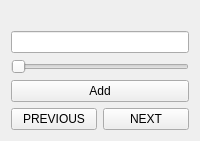
                <widget class="QWidget" name="F1_p4">
                 <layout class="QVBoxLayout" name="verticalLayout_34">
                  <item>
                   <layout class="QVBoxLayout" name="verticalLayout_16">
                    <item>
                     <widget class="QLabel" name="label_40">
                      <property name="styleSheet">
                       <string notr="true">font: 14pt &quot;MS Shell Dlg 2&quot;;</string>
                      </property>
                      <property name="text">
                       <string/>
                      </property>
                      <property name="pixmap">
                       <pixmap resource="f1.qrc">:/newPrefix/skills.jpg</pixmap>
                      </property>
                      <property name="scaledContents">
                       <bool>true</bool>
                      </property>
                      <property name="alignment">
                       <set>Qt::AlignCenter</set>
                      </property>
                     </widget>
                    </item>
                    <item>
                     <widget class="QLineEdit" name="lang_line_edit_f1"/>
                    </item>
                    <item>
                     <widget class="QSlider" name="lang_slider_f1">
                      <property name="maximum">
                       <number>5</number>
                      </property>
                      <property name="pageStep">
                       <number>1</number>
                      </property>
                      <property name="tracking">
                       <bool>false</bool>
                      </property>
                      <property name="orientation">
                       <enum>Qt::Horizontal</enum>
                      </property>
                      <property name="invertedAppearance">
                       <bool>false</bool>
                      </property>
                     </widget>
                    </item>
                    <item>
                     <widget class="QPushButton" name="ADD_LANG_F1">
                      <property name="text">
                       <string>Add</string>
                      </property>
                     </widget>
                    </item>
                    <item>
                     <layout class="QHBoxLayout" name="horizontalLayout_20">
                      <item>
                       <widget class="QPushButton" name="F4_PREVIOUS_2">
                        <property name="text">
                         <string>PREVIOUS</string>
                        </property>
                       </widget>
                      </item>
                      <item>
                       <widget class="QPushButton" name="F4_NEXT_2">
                        <property name="text">
                         <string>NEXT</string>
                        </property>
                       </widget>
                      </item>
                     </layout>
                    </item>
                   </layout>
                  </item>
                 </layout>
                </widget>
